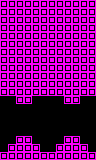

A 2D game scene composited from a Tiled map and its tileset images. What follows is a short description and the map's XML, with each tile layer's data collapsed to a summary:
An orthogonal 12x20 tile map with 8x8 px tiles, 1 tile layer (main) and 2 objects (2x movingBlock).

<map version="1.0" orientation="orthogonal" renderorder="right-down" width="12" height="20" tilewidth="8" tileheight="8" nextobjectid="41">
 <properties>
  <property name="L" type="int" value="3" />
  <property name="R" type="int" value="3" />
  <property name="type" value="tunnel" />
 </properties>
 <tileset firstgid="1" name="tiles" tilewidth="8" tileheight="8" tilecount="24" columns="6">
  <image source="../../../images/tiles.png" width="48" height="32" />
  <tile id="1">
   <properties>
    <property name="type" value="open" />
   </properties>
  </tile>
 </tileset>
 <layer name="main" width="12" height="20">
  <data>[240 cells, 172 non-empty, 1 distinct tile ids]</data>
 </layer>
 <objectgroup name="objects" />
 <objectgroup name="hazards">
  <object id="37" type="movingBlock" gid="2" x="24" y="128" width="8" height="8">
   <properties>
    <property name="horizontal" type="int" value="0" />
   </properties>
  </object>
  <object id="39" type="movingBlock" gid="2" x="64" y="120" width="8" height="8">
   <properties>
    <property name="horizontal" type="int" value="0" />
   </properties>
  </object>
 </objectgroup>
</map>
